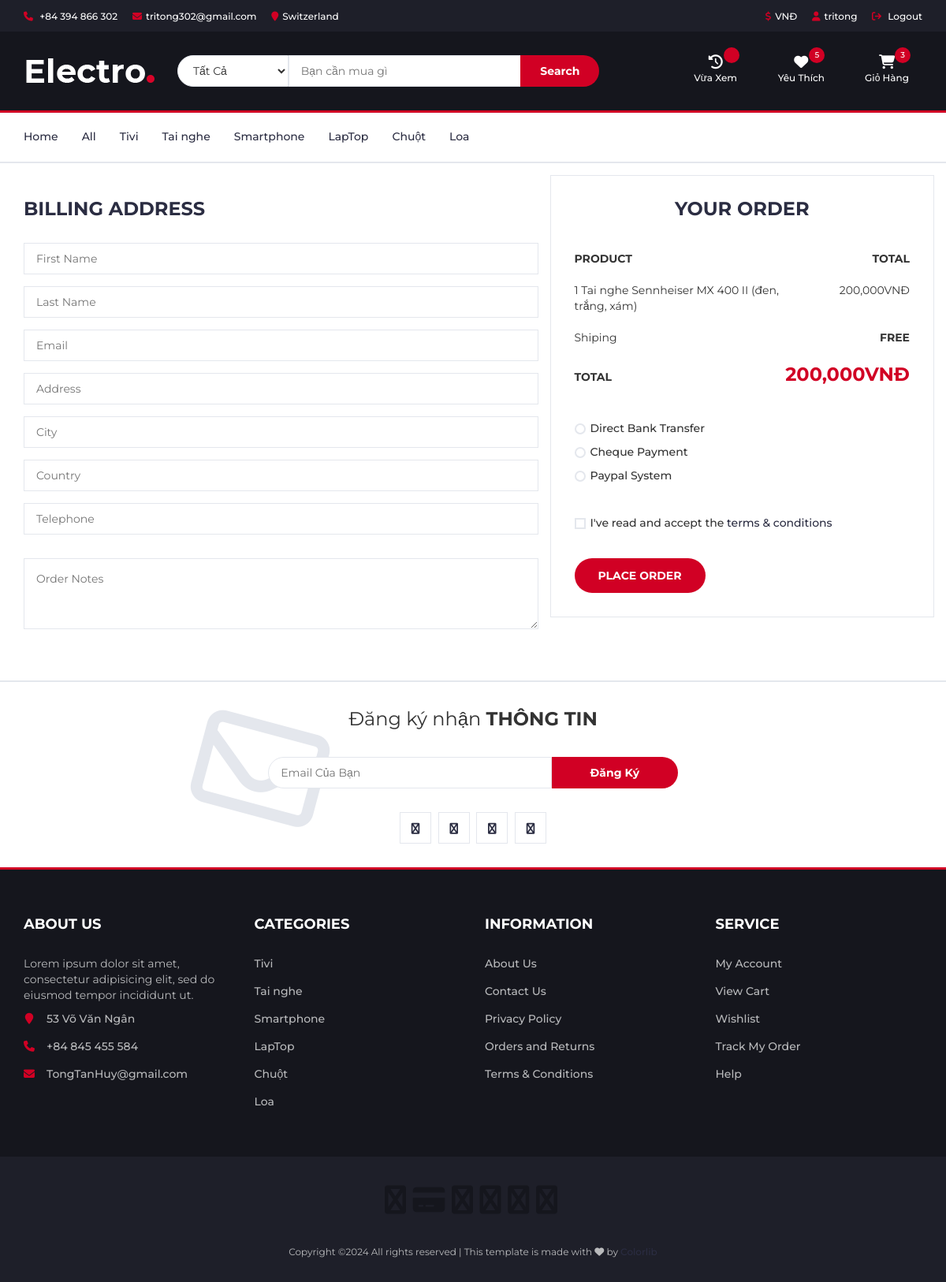
/checkout.php (signed in), run on the app's committed database.
### tables this page shows
CREATE TABLE `protypes` (
  `type_id` int(11) NOT NULL,
  `type_name` varchar(100) NOT NULL,
  `product_type_id` int(11) NOT NULL
);

CREATE TABLE `product_user_cart` (
  `product_id` int(11) NOT NULL,
  `user_id` int(11) NOT NULL,
  `quantity` int(11) NOT NULL DEFAULT 1
);

CREATE TABLE `products` (
  `id` int(11) NOT NULL,
  `name` varchar(100) NOT NULL,
  `manu_id` int(11) NOT NULL,
  `type_id` int(11) NOT NULL,
  `product_type_id` int(11) NOT NULL COMMENT 'id product_type',
  `price` int(11) NOT NULL,
  `image` varchar(150) NOT NULL,
  `description` text NOT NULL,
  `feature` tinyint(4) NOT NULL,
  `created_at` timestamp NOT NULL DEFAULT current_timestamp() ON UPDATE current_timestamp(),
  `product_view` int(11) NOT NULL DEFAULT 0
);

### models/model.php (called while the page is built, shortened)
<?php
class Model
{
    public static $connection;
    public function __construct()
    {
        if (!self::$connection) {
            self::$connection = new mysqli(DB_HOST, DB_USER, DB_PASSWORD, DB_NAME,PORT);
            self::$connection->set_charset(DB_CHARSET);
        }
        return self::$connection;
    }
    public function select($sql)
    {
        $sql->execute();
        $items = $sql->get_result()->fetch_all(MYSQLI_ASSOC);
        return $items;
    }
}
?>

### models/productsModel.php (called while the page is built, shortened)
<?php
class Products extends Model
{
    public function countwish($user_id)
    {
        $sql = parent::$connection->prepare(' SELECT COUNT(*) AS countWish FROM `products_user` WHERE user_id =?');
        $sql->bind_param('i', $user_id);
        return parent::select($sql)[0];
    }
    public function getCart($userId)
    {
        $sql = parent::$connection->prepare('SELECT * FROM `products` LEFT JOIN product_user_cart ON products.id = product_user_cart.product_id WHERE product_user_cart.user_id = ?');
        $sql->bind_param('i', $userId);
        return parent::select($sql);
    }
    public function countCart($user_id)
    {
        $sql = parent::$connection->prepare(' SELECT COUNT(*) AS countCart FROM `product_user_cart` WHERE user_id =?');
        $sql->bind_param('i', $user_id);
        return parent::select($sql)[0];
    }
}
?>

### models/protypesModel.php (called while the page is built, shortened)
<?php
class Protypes extends Model
{
    public function getAllProtypes()
    {
        $sql = self::$connection->prepare("SELECT * FROM protypes ORDER BY type_id");
        $sql->execute();
        $items = $sql->get_result()->fetch_all(MYSQLI_ASSOC);
        return $items;
    }
}
?>

### checkout.php (the view, shortened to what this page needs)
<?php
require("models/model.php");
require("models/productsModel.php");
require("models/protypesModel.php");
$Products = new Products;
$Protypes = new Protypes;
$getAllProtypes = $Protypes->getAllProtypes();
?>
<?php include("header.php"); ?>
<form action="order.php" method="post">
<div class="section">
	<div class="container">
		<div class="row">
			<div class="col-md-7">
				<div class="billing-details">
					<div class="section-title">
						<h3 class="title">Billing address</h3>
					</div>
					<div class="form-group">
						<input class="input" type="text" name="first-name" placeholder="First Name">
					</div>
					<div class="form-group">
						<input class="input" type="text" name="last-name" placeholder="Last Name">
					</div>
					<div class="form-group">
						<input class="input" type="email" name="email" placeholder="Email">
					</div>
					<div class="form-group">
						<input class="input" type="text" name="address" placeholder="Address" >
					</div>
					<div class="form-group">
						<input class="input" type="text" name="city" placeholder="City">
					</div>
					<div class="form-group">
						<input class="input" type="text" name="country" placeholder="Country">
					</div>
					<div class="form-group">
						<input class="input" type="tel" name="tel" placeholder="Telephone">
					</div>
				</div>
				<div class="order-notes">
					<textarea class="input" name="note" placeholder="Order Notes"></textarea>
				</div>
			</div>
			<div class="col-md-5 order-details">
				<div class="section-title text-center">
					<h3 class="title">Your Order</h3>
				</div>
				<div class="order-summary">
					<div class="order-col">
						<div><strong>PRODUCT</strong></div>
						<div><strong>TOTAL</strong></div>
					</div>
					<div class="order-products">
						<?php $totalP = 0;
                                if (isset($_SESSION['user']['user_id'])) {
	                                $userId = $_SESSION['user']['user_id'];
	                                $getCart = $Products->getCart($userId);
                                ?>
						<?php
	                        foreach ($getCart as $key => $cart) {
                        ?>
						<div class="order-col">
							<div><?= $cart['quantity'] ?> <?php echo $cart['name']; ?></div>
							<?php if ($cart['feature'] == 1): ?>
							<div><?php echo number_format($cart['price'] * 0.8 * $cart['quantity']); ?>VNĐ</div>
							<?php $totalP += ($cart['price'] * 0.8) * $cart['quantity'];$_SESSION['total']=$totalP ?>
							<?php else: ?>
							<div><?php echo number_format($cart['price']* $cart['quantity']); ?>VNĐ</div>
							<?php $totalP += ($cart['price']* $cart['quantity'] );$_SESSION['total']=$totalP ?>
							<?php endif;
                            ?>
						</div>
						<?php }
					}?>
					</div>
					<div class="order-col">
						<div>Shiping</div>
						<div><strong>FREE</strong></div>
					</div>
					<div class="order-col">
						<div><strong>TOTAL</strong></div>
						<div><strong class="order-total"><?php echo number_format($totalP); ?>VNĐ</strong></div>
					</div>
				</div>
				<div class="payment-method">
					<div class="input-radio">
						<label for="payment-1">
							<span></span>
							Direct Bank Transfer
						</label>
					</div>
					<div class="input-radio">
						<label for="payment-2">
							<span></span>
							Cheque Payment
						</label>
					</div>
					<div class="input-radio">
						<label for="payment-3">
							<span></span>
							Paypal System
						</label>
					</div>
				</div>
				<div class="input-checkbox">
					<label for="terms">
						<span></span>
						I've read and accept the <a href="#">terms & conditions</a>
					</label>
				</div>
				<button class="primary-btn order-submit">Place order</button>
			</div>
		</div>
	</div>
</div>
</form>
<?php include("footer.php"); ?>
</body>
</html>

### header.php (shortened to what this page needs)
<?php
if (isset($_SESSION['user']['user_id'])) {
	$userId = $_SESSION['user']['user_id'];
	$kqWish = $Products->countwish($userId);
	$kqCart = $Products->countCart($userId);
	$kq = $kqWish["countWish"];
	$kq1 = $kqCart["countCart"];
} else {
	$kq = 0;
	$kq1 = 0;
}
$Protypes = new Protypes;
$getAllProtypes = $Protypes->getAllProtypes();
?>
<!DOCTYPE html>
<html lang="en">
<head>
	<link rel="stylesheet" href="https://cdn.jsdelivr.net/npm/bootstrap-icons@1.10.2/font/bootstrap-icons.css">
	<link type="text/css" rel="stylesheet" href="css/bootstrap.min.css" />
	<link type="text/css" rel="stylesheet" href="css/slick.css" />
	<link type="text/css" rel="stylesheet" href="css/slick-theme.css" />
	<link type="text/css" rel="stylesheet" href="css/nouislider.min.css" />
	<link rel="stylesheet" href="css/font-awesome.min.css">
	<link rel="stylesheet" href="https://cdnjs.cloudflare.com/ajax/libs/font-awesome/6.4.2/css/all.min.css">
	<link type="text/css" rel="stylesheet" href="css/style.css" />
</head>
<body>
	<header>
		<div id="top-header">
		<div class="container">
    <ul class="header-links pull-left">
        <li><a href="#"><i class="fa fa-phone"></i> +84 394 866 302 </a></li>
        <li><a href="#"><i class="fa fa-envelope-o"></i>tritong302@gmail.com</a></li>
        <li><a href="#"><i class="fa fa-map-marker"></i>Switzerland</a></li>
    </ul>
    <ul class="header-links pull-right">
					<li><a href="#"><i class="fa fa-dollar"></i>VNĐ</a></li>
					<?php if (!isset($_SESSION['username'])): ?>
					<li><a href="./login/logintem.php"><i class="fa fa-user-o"></i>My Account</a></li>
					<?php else: ?>
					<li><a href="myorder.php"><i class="fa fa-user-o"></i><?= $_SESSION['username'] ?></a></li>
					<li><a onclick="return confirm('Bạn có muốn đăng xuất không?')" href="./login/logout.php"><i
								class="fa fa-sign-out"></i> Logout</a></li>
					<?php endif; ?>
				</ul>
</div>
		</div>
		<div id="header">
			<div class="container">
				<div class="row">
					<div class="col-md-2">
						<div class="header-logo">
							<a href="index.php" class="logo">
								<img src="./img/logo.png" alt="">
							</a>
						</div>
					</div>
					<div class="col-md-6">
						<div class="header-search">
							<form action="store.php" method="get">
								<select class="input-select" name="prototype">
									<option value="0">Tất Cả</option>
								</select>
								<input class="input" name="keyword" placeholder="Bạn cần mua gì">
								<button type="submit" class="search-btn">Search</button>
							</form>
						</div>
					</div>
					<div class="col-md-4 clearfix">
						<div class="header-ctn">
							<div>
								<a href="recently_viewed.php">
								<i class="fa-solid fa-clock-rotate-left" style="color: #ffffff;"></i>
									<span>Vừa Xem</span>
									<div class="qty"><?php echo $viewedProductCount ?></div>
								</a>
							</div>
							<div>
								<a href="yourwishlist.php">
									<i class="fa fa-heart-o"></i>
									<span>Yêu Thích</span>
									<div class="qty"><?php echo $kq ?> </div>
								</a>
							</div>
							<div class="dropdown">
								<a class="dropdown-toggle" data-toggle="dropdown" aria-expanded="true">
									<i class="fa fa-shopping-cart"></i>
									<span>Giỏ Hàng</span>
									<div class="qty"><?php echo $kq1 ?></div>
								</a>
						</div>
					</div>
				</div>
			</div>
		</div>
	</header>
	<nav id="navigation">
		<div class="container">
			<div id="responsive-nav">
				<ul class="main-nav nav navbar-nav">
					<li><a href="index.php">Home</a></li>
					<li><a href="all.php?page=1">All</a></li>
					<?php foreach ($getAllProtypes as $value): ?>
					<li><a href="store_menu.php?typeid=<?php echo $value['type_id'] ?>"><?php echo $value['type_name'] ?></a></li>
					<?php endforeach; ?>
				</ul>
			</div>
		</div>
	</nav>

### footer.php (shortened to what this page needs)
<?php
require("models/email.php");
?>
<div id="newsletter" class="section">
	<div class="container">
		<div class="row">
			<div class="col-md-12">
                <div class="newsletter">
					<p>Đăng ký nhận <strong>THÔNG TIN</strong></p>
					<form id="myForm"  method="POST">
						<input class="input" type="email" name="name_email" placeholder="Email Của Bạn">
						<button class="newsletter-btn" type="submit">Đăng Ký</button>
					</form>
					<ul class="newsletter-follow">
						<li>
							<a href="#"><i class="fa fa-facebook"></i></a>
						</li>
						<li>
							<a href="#"><i class="fa fa-twitter"></i></a>
						</li>
						<li>
							<a href="#"><i class="fa fa-instagram"></i></a>
						</li>
						<li>
							<a href="#"><i class="fa fa-pinterest"></i></a>
						</li>
					</ul>
				</div>
			</div>
		</div>
	</div>
</div>
<footer id="footer">
	<div class="section">
		<div class="container">
			<div class="row">
				<div class="col-md-3 col-xs-6">
					<div class="footer">
						<h3 class="footer-title">About Us</h3>
						<p>Lorem ipsum dolor sit amet, consectetur adipisicing elit, sed do eiusmod tempor incididunt ut.</p>
						<ul class="footer-links">
							<li><a href="#"><i class="fa fa-map-marker"></i>53 Võ Văn Ngân</a></li>
							<li><a href="#"><i class="fa fa-phone"></i>+84 845 455 584</a></li>
							<li><a href="#"><i class="fa fa-envelope-o"></i>TongTanHuy@gmail.com</a></li>
						</ul>
					</div>
				</div>
				<div class="col-md-3 col-xs-6">
					<div class="footer">
						<h3 class="footer-title">Categories</h3>
						<ul class="footer-links">
							<?php foreach ($getAllProtypes as $value) : ?>
								<li><a href="store_menu.php?typeid=<?php echo $value['type_id'] ?>"><?php echo $value['type_name']; ?></a></li>
							<?php endforeach; ?>
						</ul>
					</div>
				</div>
				<div class="col-md-3 col-xs-6">
					<div class="footer">
						<h3 class="footer-title">Information</h3>
						<ul class="footer-links">
							<li><a href="#">About Us</a></li>
							<li><a href="#">Contact Us</a></li>
							<li><a href="#">Privacy Policy</a></li>
							<li><a href="#">Orders and Returns</a></li>
							<li><a href="#">Terms & Conditions</a></li>
						</ul>
					</div>
				</div>
				<div class="col-md-3 col-xs-6">
					<div class="footer">
						<h3 class="footer-title">Service</h3>
						<ul class="footer-links">
							<li><a href="#">My Account</a></li>
							<li><a href="blank.php">View Cart</a></li>
							<li><a href="#">Wishlist</a></li>
							<li><a href="#">Track My Order</a></li>
							<li><a href="#">Help</a></li>
						</ul>
					</div>
				</div>
			</div>
		</div>
	</div>
	<div id="bottom-footer" class="section">
		<div class="container">
			<div class="row">
				<div class="col-md-12 text-center">
					<ul class="footer-payments">
						<li><a href="#"><i class="fa fa-cc-visa"></i></a></li>
						<li><a href="#"><i class="fa fa-credit-card"></i></a></li>
						<li><a href="#"><i class="fa fa-cc-paypal"></i></a></li>
						<li><a href="#"><i class="fa fa-cc-mastercard"></i></a></li>
						<li><a href="#"><i class="fa fa-cc-discover"></i></a></li>
						<li><a href="#"><i class="fa fa-cc-amex"></i></a></li>
					</ul>
					<span class="copyright">
						Copyright &copy; All rights reserved | This template is made with <i class="fa fa-heart-o" aria-hidden="true"></i> by <a href="https://colorlib.com" target="_blank">Colorlib</a>
					</span>
				</div>
			</div>
		</div>
	</div>
</footer>

### data on the page
protypes: type_name "Tivi"
protypes: type_name "Tai nghe"
protypes: type_name "Smartphone"
protypes: type_name "LapTop"
protypes: type_name "Chuột"
protypes: type_name "Loa"
product_user_cart: quantity "1", product.name "Tai nghe Sennheiser MX 400 II (đen, trắng, xám)", $cart['price'] * 0.8 * $cart['quantity'] "200,000"

### other printed values
$_SESSION['username'] "tritong"
$kq "5"
$kq1 "3"
$totalP "200,000"
